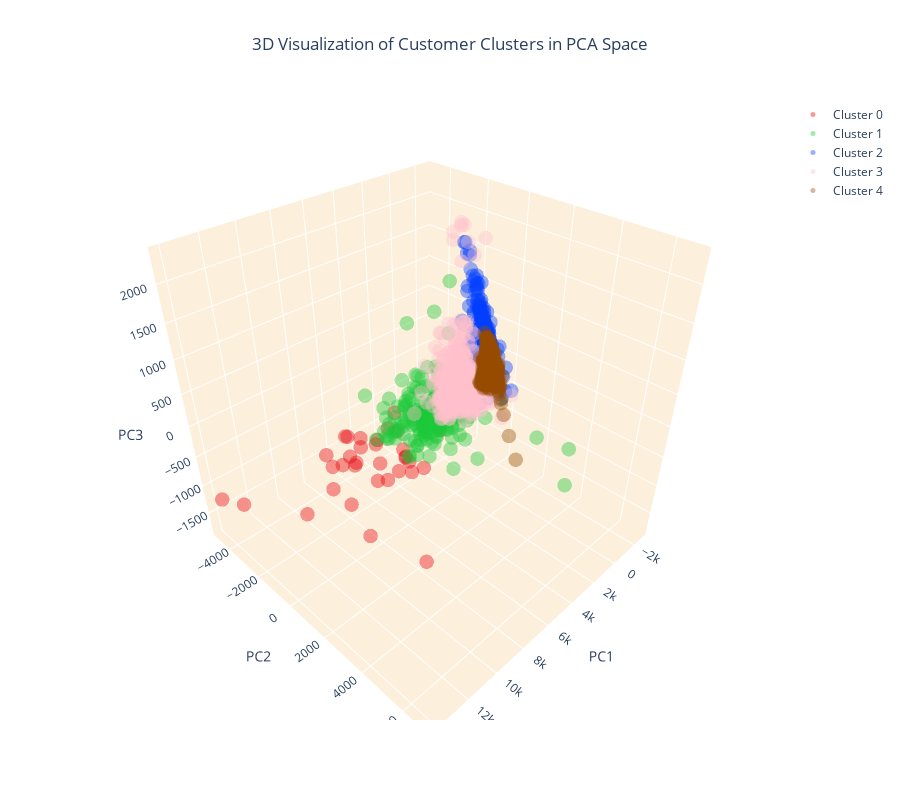

The code cell stored with this chart in its notebook:
### Code cell
# Create separate data frames for each cluster
cluster_0 = customer_data_pca[customer_data_pca['cluster'] == 0]
cluster_1 = customer_data_pca[customer_data_pca['cluster'] == 1]
cluster_2 = customer_data_pca[customer_data_pca['cluster'] == 2]
cluster_3 = customer_data_pca[customer_data_pca['cluster'] == 3]
cluster_4 = customer_data_pca[customer_data_pca['cluster'] == 4]

# Create a 3D scatter plot
fig = go.Figure()

# Add data points for each cluster separately and specify the color
fig.add_trace(go.Scatter3d(x=cluster_0['PC1'], y=cluster_0['PC2'], z=cluster_0['PC3'], 
                           mode='markers', marker=dict(color=colors[0], size=5, opacity=0.4), name='Cluster 0'))
fig.add_trace(go.Scatter3d(x=cluster_1['PC1'], y=cluster_1['PC2'], z=cluster_1['PC3'], 
                           mode='markers', marker=dict(color=colors[1], size=5, opacity=0.4), name='Cluster 1'))
fig.add_trace(go.Scatter3d(x=cluster_2['PC1'], y=cluster_2['PC2'], z=cluster_2['PC3'], 
                           mode='markers', marker=dict(color=colors[2], size=5, opacity=0.4), name='Cluster 2'))
fig.add_trace(go.Scatter3d(x=cluster_3['PC1'], y=cluster_3['PC2'], z=cluster_3['PC3'], 
                           mode='markers', marker=dict(color=colors[3], size=5, opacity=0.4), name='Cluster 3'))
fig.add_trace(go.Scatter3d(x=cluster_4['PC1'], y=cluster_4['PC2'], z=cluster_4['PC3'], 
                           mode='markers', marker=dict(color=colors[4], size=5, opacity=0.4), name='Cluster 4'))

# Set the title and layout details
fig.update_layout(
    title=dict(text='3D Visualization of Customer Clusters in PCA Space', x=0.5),
    scene=dict(
        xaxis=dict(backgroundcolor="#fcf0dc", gridcolor='white', title='PC1'),
        yaxis=dict(backgroundcolor="#fcf0dc", gridcolor='white', title='PC2'),
        zaxis=dict(backgroundcolor="#fcf0dc", gridcolor='white', title='PC3'),
    ),
    width=900,
    height=800
)

# Show the plot
fig.show()

### Figure 1 — Plotly figure (JSON) as saved in the notebook; plotly's stock layout.template omitted (floating-point values rounded to 4 significant figures; data arrays with more than 128 entries replaced by an {"elided": "..."} marker saying what was removed)
{"data": [{"marker": {"color": "#e8000b", "opacity": 0.4, "size": 5}, "mode": "markers", "name": "Cluster 0", "type": "scatter3d", "x": [6944.0, 9936.0, 7751.0, 7266.0, 10270.0, 7537.0, 8668.0, 7654.0, 6711.0, 8699.0, 13840.0, 6721.0, 10610.0, 7484.0, 8811.0, 8384.0, 6659.0, 10760.0, 7656.0, 14010.0, 7068.0, 10410.0, 7180.0, 12240.0, 8524.0, 7116.0, 8331.0, 6820.0, 12730.0, 12030.0, 6840.0, 8723.0, 6764.0], "y": [822.6, -432.2, 865.9, -2637.0, 202.3, 682.8, -777.4, -340.6, -2185.0, -842.0, -4816.0, 1425.0, -724.5, 2740.0, -1004.0, 742.1, -528.6, -242.0, -250.3, -2828.0, 740.6, -683.8, 694.2, -626.9, 298.8, -1804.0, 1988.0, 524.1, 3331.0, 5308.0, 9.62, -1146.0, -1186.0], "z": [-427.0, -315.9, -462.9, -633.7, -791.1, 115.5, -527.0, -202.7, -813.5, -584.8, -1273.0, -441.4, -120.6, 503.3, -450.4, -543.9, -180.9, -186.4, -577.2, -884.9, -341.5, -703.1, -220.5, -830.2, -632.5, -524.8, -159.0, -440.4, -145.9, -156.5, 192.3, -161.9, -559.8]}, {"marker": {"color": "#1ac938", "opacity": 0.4, "size": 5}, "mode": "markers", "name": "Cluster 1", "type": "scatter3d", "x": {"elided": "175 float values"}, "y": {"elided": "175 float values"}, "z": {"elided": "175 float values"}}, {"marker": {"color": "#023eff", "opacity": 0.4, "size": 5}, "mode": "markers", "name": "Cluster 2", "type": "scatter3d", "x": {"elided": "1006 float values"}, "y": {"elided": "1006 float values"}, "z": {"elided": "1006 float values"}}, {"marker": {"color": "#FFC0CB", "opacity": 0.4, "size": 5}, "mode": "markers", "name": "Cluster 3", "type": "scatter3d", "x": {"elided": "483 float values"}, "y": {"elided": "483 float values"}, "z": {"elided": "483 float values"}}, {"marker": {"color": "#964B00", "opacity": 0.4, "size": 5}, "mode": "markers", "name": "Cluster 4", "type": "scatter3d", "x": {"elided": "2370 float values"}, "y": {"elided": "2370 float values"}, "z": {"elided": "2370 float values"}}], "layout": {"height": 800, "scene": {"xaxis": {"backgroundcolor": "#fcf0dc", "gridcolor": "white", "title": {"text": "PC1"}}, "yaxis": {"backgroundcolor": "#fcf0dc", "gridcolor": "white", "title": {"text": "PC2"}}, "zaxis": {"backgroundcolor": "#fcf0dc", "gridcolor": "white", "title": {"text": "PC3"}}}, "title": {"text": "3D Visualization of Customer Clusters in PCA Space", "x": 0.5}, "width": 900}}
